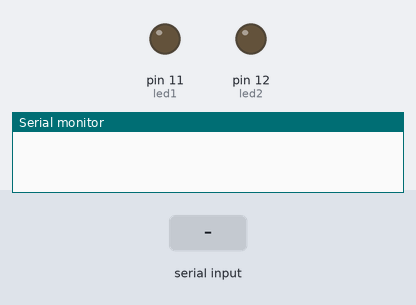
This sketch was run on a simulated Arduino Uno, built with avr-gcc and run on an emulated ATmega328P. Parts: output pins drawn as LEDs (lit = HIGH), the last lines printed to the serial monitor. The inputs (shaded band) are chosen by the test bench.

Above: at 1.2 s.
1.3 s: "a" received over Serial
At 1.6 s:
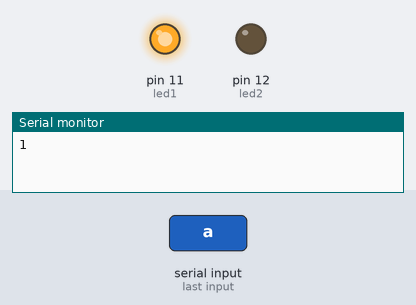
2.8 s: "b" received over Serial
At 3.9 s:
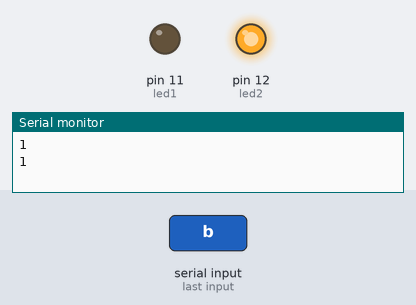
4.3 s: "c" received over Serial
At 5.1 s:
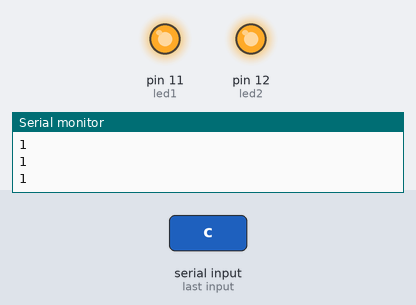
5.8 s: "1" received over Serial
At 6.2 s:
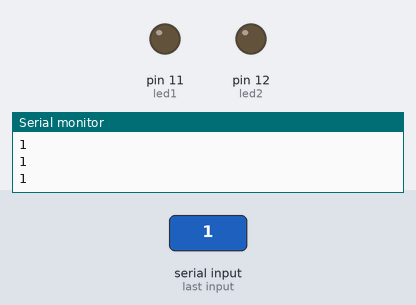
Timing chart, 0 to 8.3 s (numbered marks = the images above; inputs shaded):
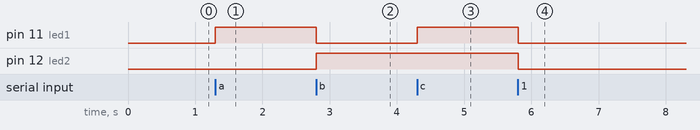

The sketch:

Serial_char_switchcase.ino
```cpp
//Serial.available()
//Serial.Read() - reads incoming serial data
/* We are using two led in this examples.
 * We will send the character from the Serial Monitor and
 * The Arduino will do something according to the switch case after receiving character.
 */
char input;
int led1 = 11; //connect your LEDs to pin 11 and 12
int led2 = 12;

void setup() {
  Serial.begin(9600);
  pinMode(led1,OUTPUT);
  pinMode(led2,OUTPUT);
}

void loop() {
  if (Serial.available() > 0) //if serial monitor receives anything
  {
    Serial.println(Serial.available()); //it will print "1" as there is something send to Serial monitor
    input = Serial.read();
    switch(input){

      case 'a': //turn on pin 11's LED
      digitalWrite(led1, HIGH);
      digitalWrite(led2, LOW);
      break;

      case 'b': //turn on pin 12's LED
      digitalWrite(led1, LOW);
      digitalWrite(led2, HIGH);
      break;

      case 'c': //turn on both
      digitalWrite(led1, HIGH);
      digitalWrite(led2, HIGH);
      break;

      default: //Sending other than 'a', 'b' and 'c' will turn off both LEDs
      digitalWrite(led1, LOW);
      digitalWrite(led2, LOW);
      break;

    }
  }
}
```

Measured:
- after the input at 1.3 s, pin 11 (led1): LOW → HIGH at once
- after the input at 2.8 s, pin 11 (led1): HIGH → LOW at once; pin 12 (led2): LOW → HIGH at once
- after the input at 4.3 s, pin 11 (led1): LOW → HIGH at once
- after the input at 5.8 s, pin 11 (led1), pin 12 (led2): HIGH → LOW at once
